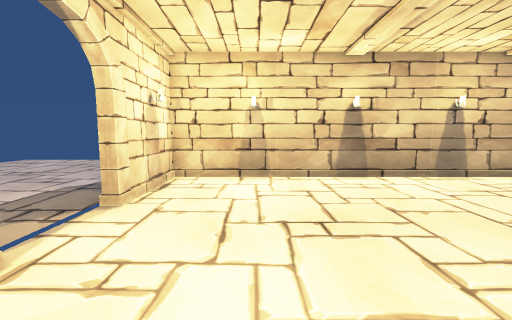
View 1 (above)

12 first-person views from a walk through a Unity game level. The camera is 1.3 m above the floor, tilts 6° down and sees 90° across. The floor is counted in squares, 1 m on a side. Each view is taken from the middle of a square. On the plan, view 1 faces up. The plan holds only what a view shows up to about 13 squares ahead; the rest is blank. The place goes on beyond the plan. The player character is not drawn. Some surface patterns are stand-ins.

View 2
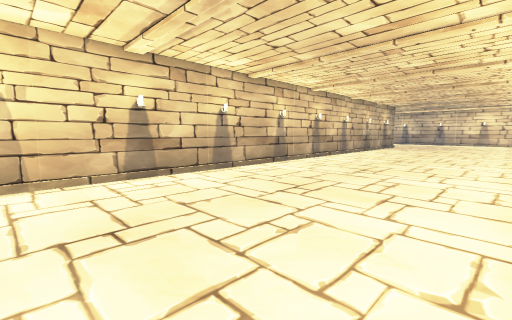

View 3
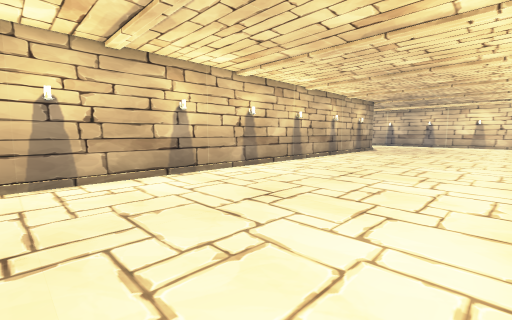

View 4
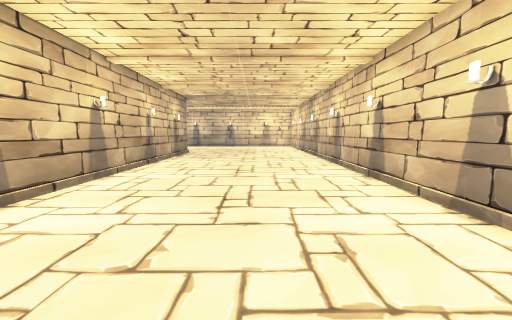

View 5
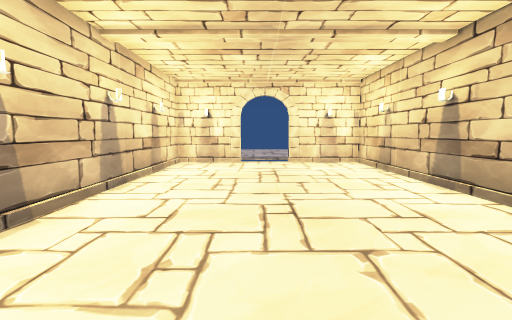

View 6
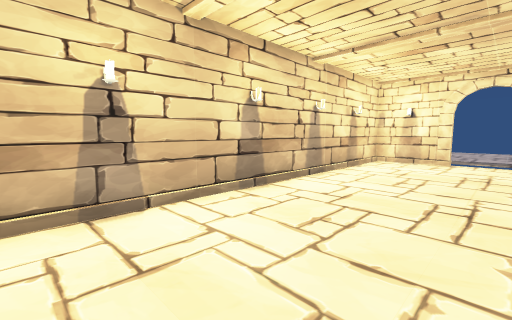

View 7
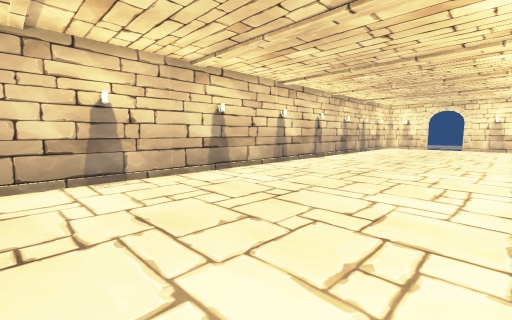

View 8
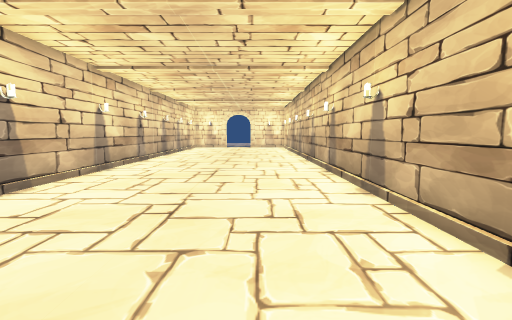

View 9
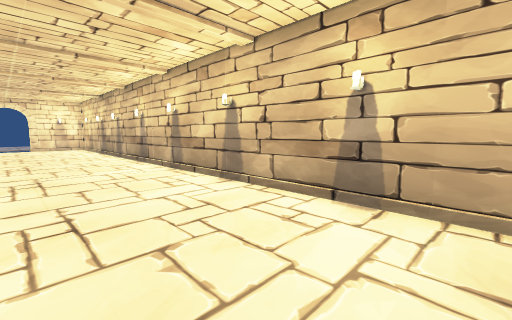

View 10
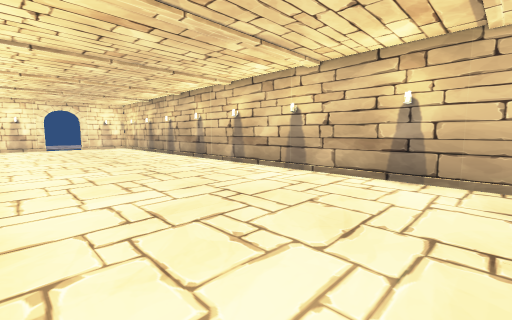

View 11
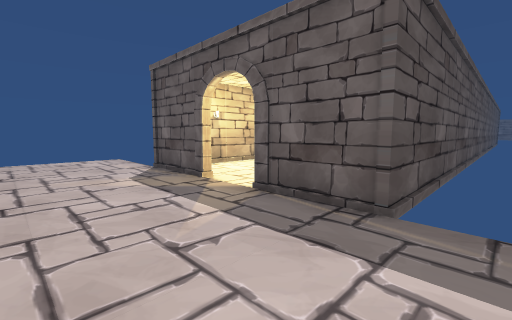

View 12
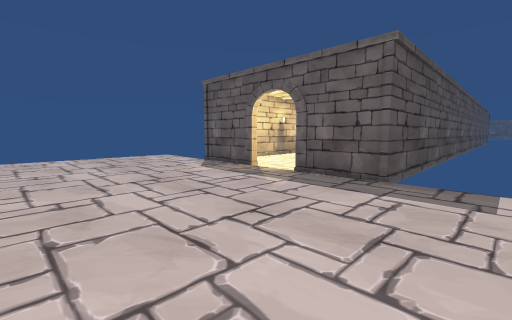

### Floor plan
Points are (right, up) in squares from view 1. A wall is a line through its corners. A room is listed if a view was taken in it or the views show most of it. See-through windows are left out.
Room 1 (views 1, 2, 3, 4, 5, 6, 7, 8, 9, 10)
walls: (-2.5, 2.3) (-2.5, -0.5) (21.1, -0.5); (-2.5, 7.6) (-2.5, 4.5); (21.1, 7.6) (-2.9, 7.6)
ways out: opening at (-3, 3.5) to room 2
Room 2 (views 11, 12)
walls: (-2.7, 4.5) (-2.7, 7.9); (10.2, -0.7) (-2.7, -0.7) (-2.7, 2.3) (-2.5, 2.3)
ways out: opening at (-3, 3.5) to room 1

Where each view was taken, in squares from view 1:
view 1: 0 up, 0 right, facing up
view 2: 0 up, 0 right, facing up-right
view 3: 0 up, 5 right, facing up-right
view 4: 3 up, 8 right, facing right
view 5: 3 up, 9 right, facing left
view 6: 4 up, 10 right, facing down-left
view 7: 7 up, 21 right, facing down-left
view 8: 5 up, 21 right, facing left
view 9: 3 up, 21 right, facing up-left
view 10: 0 up, 21 right, facing up-left
view 11: 2 down, 7 left, facing up-right
view 12: 3 down, 10 left, facing up-right
